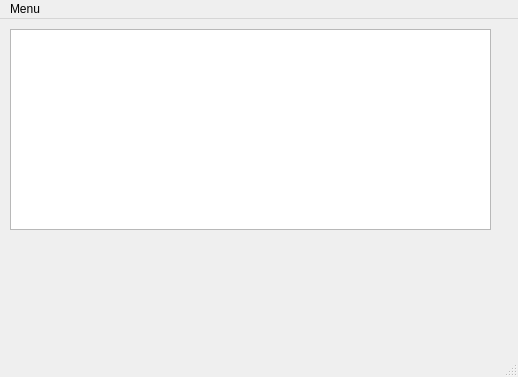
<?xml version="1.0" encoding="UTF-8"?>
<ui version="4.0">
 <class>CalificacionesUPS</class>
 <widget class="QMainWindow" name="CalificacionesUPS">
  <property name="geometry">
   <rect>
    <x>0</x>
    <y>0</y>
    <width>518</width>
    <height>377</height>
   </rect>
  </property>
  <property name="windowTitle">
   <string>CalificacionesUPS</string>
  </property>
  <widget class="QWidget" name="centralwidget">
   <widget class="QTableWidget" name="tableWidget">
    <property name="geometry">
     <rect>
      <x>10</x>
      <y>10</y>
      <width>481</width>
      <height>201</height>
     </rect>
    </property>
   </widget>
  </widget>
  <widget class="QMenuBar" name="menubar">
   <property name="geometry">
    <rect>
     <x>0</x>
     <y>0</y>
     <width>518</width>
     <height>21</height>
    </rect>
   </property>
   <widget class="QMenu" name="menuMenu">
    <property name="title">
     <string>Menu</string>
    </property>
    <addaction name="actionGuardar"/>
   </widget>
   <addaction name="menuMenu"/>
  </widget>
  <widget class="QStatusBar" name="statusbar"/>
  <action name="actionGuardar">
   <property name="text">
    <string>Guardar</string>
   </property>
  </action>
 </widget>
 <resources/>
 <connections/>
</ui>
